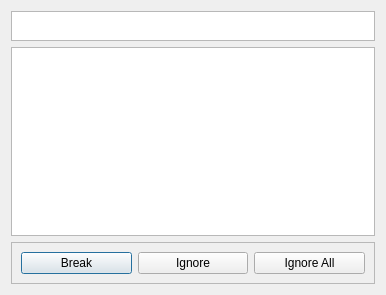
<?xml version="1.0" encoding="UTF-8"?>
<ui version="4.0">
 <class>AssertDialog</class>
 <widget class="QDialog" name="AssertDialog">
  <property name="geometry">
   <rect>
    <x>0</x>
    <y>0</y>
    <width>386</width>
    <height>295</height>
   </rect>
  </property>
  <property name="sizePolicy">
   <sizepolicy hsizetype="Fixed" vsizetype="Fixed">
    <horstretch>0</horstretch>
    <verstretch>0</verstretch>
   </sizepolicy>
  </property>
  <property name="windowTitle">
   <string>Assert</string>
  </property>
  <layout class="QVBoxLayout" name="verticalLayout">
   <item>
    <widget class="QTextBrowser" name="whereabouts">
     <property name="enabled">
      <bool>true</bool>
     </property>
     <property name="sizePolicy">
      <sizepolicy hsizetype="Expanding" vsizetype="Minimum">
       <horstretch>0</horstretch>
       <verstretch>0</verstretch>
      </sizepolicy>
     </property>
     <property name="maximumSize">
      <size>
       <width>16777215</width>
       <height>30</height>
      </size>
     </property>
    </widget>
   </item>
   <item>
    <widget class="QTextBrowser" name="errorMessage">
     <property name="enabled">
      <bool>true</bool>
     </property>
    </widget>
   </item>
   <item>
    <widget class="QFrame" name="frame">
     <property name="frameShape">
      <enum>QFrame::StyledPanel</enum>
     </property>
     <property name="frameShadow">
      <enum>QFrame::Raised</enum>
     </property>
     <layout class="QHBoxLayout" name="horizontalLayout">
      <item>
       <widget class="QPushButton" name="breakButton">
        <property name="text">
         <string>Break</string>
        </property>
       </widget>
      </item>
      <item>
       <widget class="QPushButton" name="ignoreButton">
        <property name="text">
         <string>Ignore</string>
        </property>
       </widget>
      </item>
      <item>
       <widget class="QPushButton" name="ignoreAllButton">
        <property name="text">
         <string>Ignore All</string>
        </property>
       </widget>
      </item>
     </layout>
    </widget>
   </item>
  </layout>
 </widget>
 <resources/>
 <connections/>
</ui>
